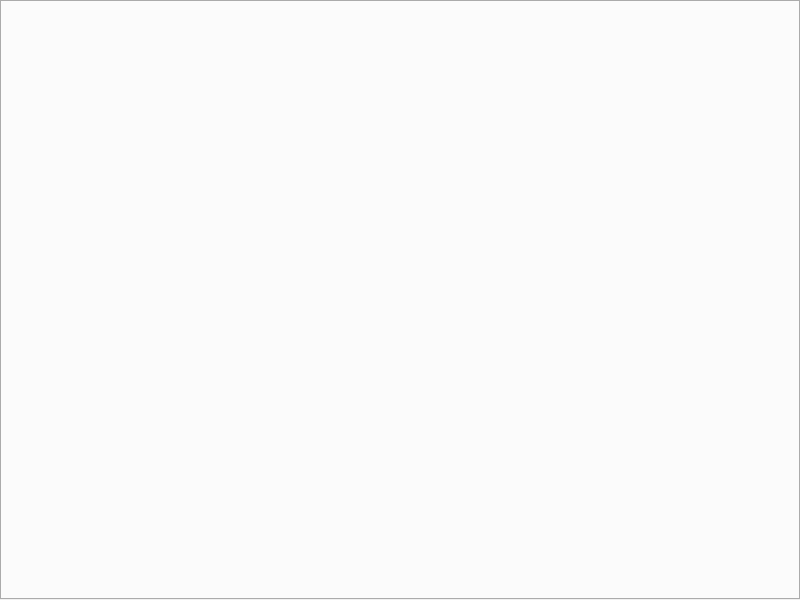
<?xml version="1.0" encoding="UTF-8"?>
<ui version="4.0">
 <class>mainWindow</class>
 <widget class="QWidget" name="mainWindow">
  <property name="geometry">
   <rect>
    <x>0</x>
    <y>0</y>
    <width>800</width>
    <height>600</height>
   </rect>
  </property>
  <property name="sizePolicy">
   <sizepolicy hsizetype="Ignored" vsizetype="Preferred">
    <horstretch>0</horstretch>
    <verstretch>0</verstretch>
   </sizepolicy>
  </property>
  <property name="minimumSize">
   <size>
    <width>0</width>
    <height>550</height>
   </size>
  </property>
  <property name="windowTitle">
   <string>mainWindow</string>
  </property>
  <property name="accessibleDescription">
   <string/>
  </property>
  <property name="styleSheet">
   <string notr="true">QFrame#frame{background-color:#D1D0D0}
QLabel#labCount{border:0px;color:black}
QTextEdit#txtMain{border:3px solid black;background-color:#D1D0D0;font-size:15px}
QWidget#mainWindow{background-color:white;border:0px}
</string>
  </property>
  <layout class="QVBoxLayout" name="verticalLayout">
   <property name="leftMargin">
    <number>0</number>
   </property>
   <property name="topMargin">
    <number>0</number>
   </property>
   <property name="rightMargin">
    <number>0</number>
   </property>
   <property name="bottomMargin">
    <number>0</number>
   </property>
   <item>
    <widget class="QTabWidget" name="tabWidget">
     <property name="sizePolicy">
      <sizepolicy hsizetype="Ignored" vsizetype="Expanding">
       <horstretch>0</horstretch>
       <verstretch>0</verstretch>
      </sizepolicy>
     </property>
    </widget>
   </item>
  </layout>
 </widget>
 <resources/>
 <connections/>
</ui>
